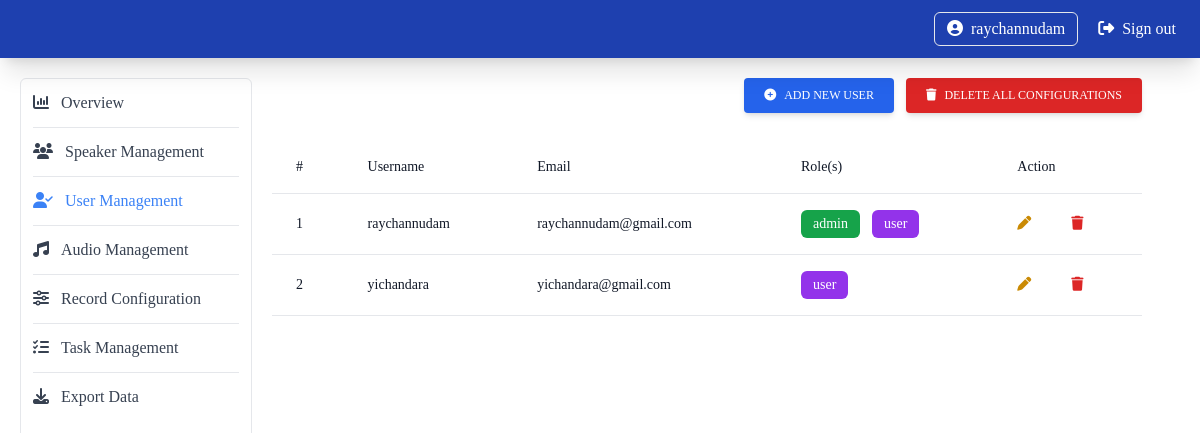
/dashboard/users (signed in), run on the app's committed database.
### src/models/user.py (models this page shows, shortened)
class User (db.Model, UserMixin):
    id = db.Column(db.Integer(), primary_key=True)
    username = db.Column(db.String(), nullable=False, unique=True)
    email = db.Column(db.String(), nullable=False)
    password_hash = db.Column(db.String(), nullable=False, default="password_disable")
    is_active = db.Column(db.Boolean(), nullable=False, default=True)
    created_at = db.Column(db.String(), nullable=False, default=datetime.now().strftime("%d/%m/%Y_%H:%M:%S"))
    updated_at = db.Column(db.String(), nullable=False, default=datetime.now().strftime("%d/%m/%Y_%H:%M:%S"))
    @property
    def password(self):
        return self.password
    roles = db.relationship('Role', secondary=user_role, backref='users', lazy=True)
    speaker = db.relationship('Speaker', backref="user", lazy=True, uselist=False)
    tasks = db.relationship('Task', backref='created_by', lazy=True)
    export_histories = db.relationship('ExportHistory', backref='user', lazy=True)

### src/models/role.py (models this page shows)
class Role(db.Model):
    id = db.Column(db.Integer(), primary_key=True)
    name = db.Column(db.String(), nullable=False, unique=True)
    created_at = db.Column(db.String(), nullable=False, default=datetime.now().strftime("%d/%m/%Y_%H:%M:%S"))
    updated_at = db.Column(db.String(), nullable=False, default=datetime.now().strftime("%d/%m/%Y_%H:%M:%S"))

### src/routes/dashboard_routes.py (the view, shortened to what this page needs)
@app.route('/dashboard/users', methods=['GET', 'POST'])
@login_required
@admin_required
def dashboard_user_page():
    add_new_user_form = AddNewUserForm()
    edit_user_form = EditUserForm()
    users = userController.get_all_user()
    roles = roleController.get_all_roles()
    is_active = True
    edit_is_active = True
    return render_template('dashboard/registered_user.html', users=users, add_new_user_form=add_new_user_form, roles=roles, edit_user_form=edit_user_form)

### src/controllers/role_controller.py (called while the page is built)
    def get_all_roles(self):
        roles = role.Role.query.all()
        roleList = []
        for role_item in roles:
            roleList.append(role_item)
        return roleList

### src/controllers/user_controller.py (called while the page is built)
    def get_all_user(self):
        users = user.User.query.all()
        userList = []
        for user_obj in users:
            userList.append(user_obj)
        return userList

### src/models/user.py (called while the page is built)
@login_manager.user_loader
def load_user(user_id):
    return User.query.get(int(user_id))

### src/routes/dashboard_routes.py (called while the page is built)
def admin_required(f):
    @functools.wraps(f)
    def wrap(*args, **kwargs):
        for user_role in current_user.roles:
            if user_role.name == "admin":
                return f(*args, **kwargs)
            else:
                flash("You need to be an admin to view this page.")
                return redirect(url_for('home_page'))
    return wrap

### src/templates/dashboard/registered_user.html (shortened to what this page needs)
{% extends 'dashboard/dashboard.html' %}
{% block dashboard_content %}
<div class="flex flex-col text-gray-700 w-full space-y-5">
  <div class="flex flex-row space-x-3 items-center self-end">
    <div>
      <button type="button"
        class="inline-block px-5 py-2.5 bg-blue-600 text-white font-medium text-xs leading-tight uppercase rounded shadow-md hover:bg-blue-700 hover:shadow-lg focus:bg-blue-700 focus:shadow-lg focus:outline-none focus:ring-0 active:bg-blue-800 active:shadow-lg transition duration-150 ease-in-out"
        data-bs-toggle="modal" data-bs-target="#addNewUser">
        <div class="flex flex-row space-x-2 items-center">
          <div>
            <i class="fa-solid fa-circle-plus"></i>
          </div>
          <div>
            Add new user
          </div>
        </div>
      </button>
    </div>
    <div>
      <a href=""
        class="inline-block px-5 py-2.5 bg-red-600 text-white font-medium text-xs leading-tight uppercase rounded shadow-md hover:bg-red-700 hover:shadow-lg focus:bg-red-700 focus:shadow-lg focus:outline-none focus:ring-0 active:bg-red-800 active:shadow-lg transition duration-150 ease-in-out">
        <div class="flex flex-row space-x-2 items-center">
          <div>
            <i class="fa-solid fa-trash"></i>
          </div>
          <div>
            Delete all configurations
          </div>
        </div>
      </a>
    </div>
  </div>
  <div class="overflow-x-auto sm:-mx-6 lg:-mx-8">
    <div class="py-2 inline-block min-w-full sm:px-6 lg:px-8">
      <div class="overflow-hidden">
        <table class="min-w-full">
          <thead class="bg-white border-b">
            <tr>
              <th scope="col" class="text-sm font-medium text-gray-900 px-6 py-4 text-left">
                #
              </th>
              <th scope="col" class="text-sm font-medium text-gray-900 px-6 py-4 text-left">
                Username
              </th>
              <th scope="col" class="text-sm font-medium text-gray-900 px-6 py-4 text-left">
                Email
              </th>
              <th scope="col" class="text-sm font-medium text-gray-900 px-6 py-4 text-left">
                Role(s)
              </th>
              <th scope="col" class="text-sm font-medium text-gray-900 px-6 py-4 text-left">
                Action
              </th>
            </tr>
          </thead>
          <tbody>
            {% for user in users %}
            <tr class="bg-white border-b transition duration-300 ease-in-out hover:bg-gray-100">
              <td class="px-6 py-4 whitespace-nowrap text-sm font-medium text-gray-900">
                {{user.id}}
              </td>
              <td class="text-sm text-gray-900 font-light px-6 py-4 whitespace-nowrap">
                {{user.username}}
              </td>
              <td class="text-sm text-gray-900 font-light px-6 py-4 whitespace-nowrap">
                {{user.email}}
              </td>
              <td class="text-sm text-gray-900 font-light px-6 py-4 whitespace-nowrap">
                <div class="flex flex-row space-x-3 items-center">
                  {% for role in user.roles %}
                  {% if role.name == 'admin' %}
                  <div class="px-3 py-1 bg-green-600 text-white rounded-md">
                    {{role.name}}
                  </div>
                  {% else %}
                  <div class="px-3 py-1 bg-purple-600 text-white rounded-md">
                    {{role.name}}
                  </div>
                  {% endif %}
                  {% endfor %}
                </div>
              </td>
              <td class="text-sm text-gray-900 font-light px-6 py-4 whitespace-nowrap">
                <div class="flex flex-row space-x-10 items-center">
                  <div class="text-yellow-600 cursor-pointer">
                    <a type="button" data-bs-toggle="modal" data-bs-target="#editUser{{user.id}}">
                      <i class="fa-solid fa-pen"></i>
                    </a>
                  </div>
                  <div class="text-red-600">
                    <a href="/dashboard/user/delete/{{user.id}}">
                      <i class="fa-solid fa-trash"></i>
                    </a>
                  </div>
                </div>
              </td>
            </tr>
            {% endfor %}
          </tbody>
        </table>
      </div>
    </div>
  </div>
</div>
{% endblock %}

### src/templates/includes/navbar.html (shortened to what this page needs)
<div class=" hidden sm:block">
  <div class="sticky">
    <div class="w-screen p-3 px-6 bg-blue-800 text-white shadow-xl">
      <div class="sm:flex flex-row items-center justify-between hidden">
        {% if current_user.is_authenticated %}
          <div class="flex flex-row space-x-5 items-center">
            <div class="flex flex-row space-x-2 items-center border rounded-md px-3 py-1 hover:bg-white hover:text-gray-700">
              <div>
                <i class="fa-solid fa-circle-user"></i>
              </div>
              <div>
                <a href="">{{current_user.username}}</a>
              </div>
            </div>
            <div class="flex-row space-x-2 items-center flex">
              <div>
                <i class="fa-solid fa-right-from-bracket"></i>
              </div>
              <div>
                <a href="{{url_for('signout_page')}}">Sign out</a>
              </div>
            </div>
          </div>
        {% endif %}
      </div>
  </div>
  </div>
</div>

### data on the page
User: username "raychannudam", id "1", email "raychannudam@gmail.com"
Role: name "admin"
Role: name "user"
User: id "2", username "yichandara", email "yichandara@gmail.com"
